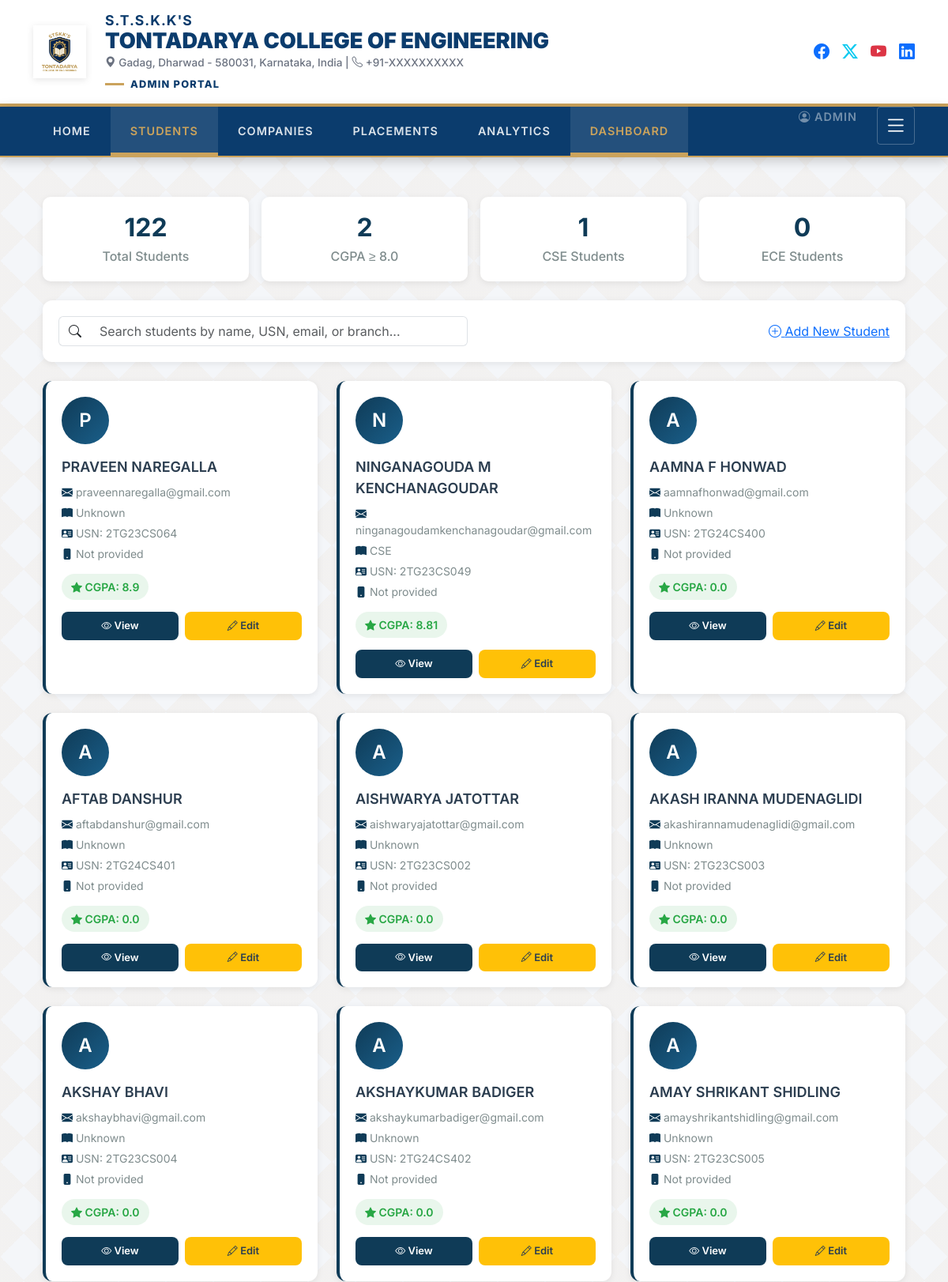
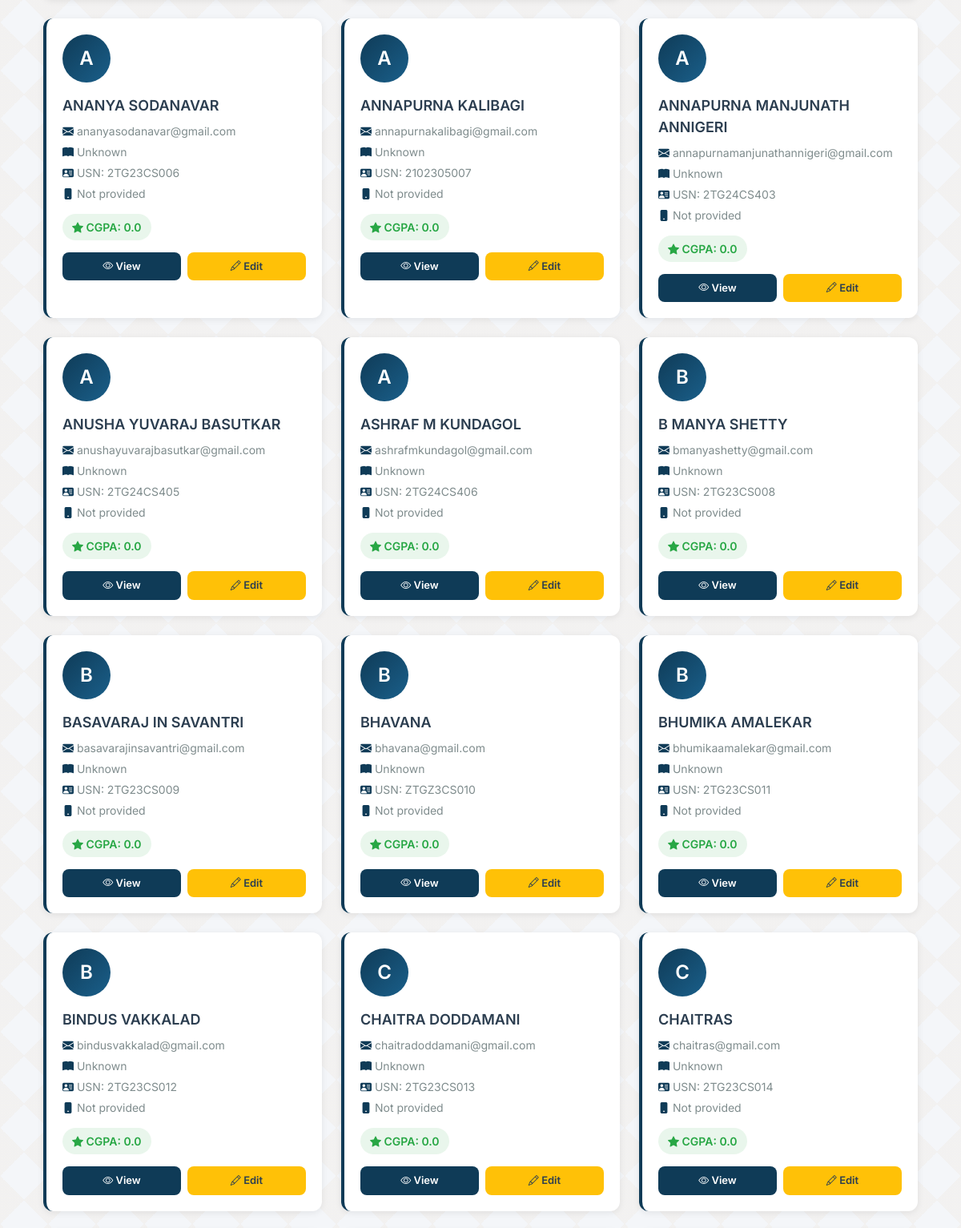
The app's page /dashboard/students/ (signed in, upper part) with its own data (2 pictures, top to bottom).
### core/models.py (models this page shows, shortened)
class Student(models.Model):
    name = models.CharField(max_length=100)
    email = models.EmailField(unique=True, db_index=True)
    branch = models.CharField(max_length=50, db_index=True)
    cgpa = models.FloatField(
        default=0,
        validators=[MinValueValidator(0.0), MaxValueValidator(10.0)],
        db_index=True
    )
    resume = models.FileField(
        upload_to='resumes/%Y/%m/',
        null=True,
        blank=True,
        validators=[FileExtensionValidator(allowed_extensions=['pdf', 'doc', 'docx'])]
    )
    phone = models.CharField(max_length=15, blank=True, null=True)
    usn = models.CharField(max_length=50, blank=True, null=True, unique=True, db_index=True)
    password = models.CharField(max_length=128, blank=True, help_text='Hashed student login password; initially set from the USN.')
    linkedin = models.URLField(blank=True, null=True, help_text="LinkedIn profile URL")
    github = models.URLField(blank=True, null=True, help_text="GitHub profile URL")
    leetcode = models.URLField(blank=True, null=True, help_text="LeetCode profile URL")
    hackerrank = models.URLField(blank=True, null=True, help_text="HackerRank profile URL")
    headline = models.CharField(max_length=255, blank=True, null=True, help_text="Professional headline (e.g. Aspiring Software Engineer)")
    profile_picture = models.ImageField(
        upload_to='profiles/%Y/%m/',
        null=True,
        blank=True,
        validators=[FileExtensionValidator(allowed_extensions=['jpg', 'jpeg', 'png'])]
    )
    skills = models.TextField(
        blank=True,
        help_text="Comma-separated skills (e.g. python, sql, dsa)"
    )
    aptitude_score = models.FloatField(
        default=0.0,
        validators=[MinValueValidator(0.0), MaxValueValidator(100.0)],
        help_text="Aptitude score as a percentage"
    )
    technical_score = models.FloatField(
        default=0.0,
        validators=[MinValueValidator(0.0), MaxValueValidator(100.0)],
        help_text="Technical score as a percentage"
    )
    communication_score = models.FloatField(
        default=0.0,
        validators=[MinValueValidator(0.0), MaxValueValidator(100.0)],
        help_text="Communication score as a percentage"
    )
    overall_readiness_score = models.FloatField(
        default=0.0,
        validators=[MinValueValidator(0.0), MaxValueValidator(100.0)],
        help_text="Overall readiness score (average of aptitude, technical and communication)"
    )
    bio = models.TextField(blank=True, null=True)
    created_at = models.DateTimeField(default=timezone.now)
    updated_at = models.DateTimeField(auto_now=True)
    class Meta:
        ordering = ['-cgpa', 'name']
        indexes = [
            models.Index(fields=['branch', 'cgpa']),
        ]

### core/views.py (the view)
# urls.py: path('dashboard/students/', views.dashboard_students, name='dashboard_students'),
@role_required(['admin'])
def dashboard_students(request):
    students = Student.objects.all()
    context = {
        'students': students,
        'high_cgpa_count': students.filter(cgpa__gte=8.0).count(),
        'cse_count': students.filter(branch='CSE').count(),
        'ece_count': students.filter(branch='ECE').count(),
    }
    return render(request, 'core/dashboard_students.html', context)

### core/templates/core/dashboard_students.html (shortened to what this page needs)
{% extends "core/base.html" %}
{% block content %}
<div class="container-fluid">
    <div class="stats-summary">
        <div class="stat-box">
            <h3>{{ students.count }}</h3>
            <p>Total Students</p>
        </div>
        <div class="stat-box">
            <h3>{{ high_cgpa_count }}</h3>
            <p>CGPA ≥ 8.0</p>
        </div>
        <div class="stat-box">
            <h3>{{ cse_count }}</h3>
            <p>CSE Students</p>
        </div>
        <div class="stat-box">
            <h3>{{ ece_count }}</h3>
            <p>ECE Students</p>
        </div>
    </div>
    <div class="search-container">
        <div class="row g-3 align-items-center">
            <div class="col-md-6">
                <div class="input-group">
                    <span class="input-group-text bg-white border-end-0">
                        <i class="bi bi-search"></i>
                    </span>
                    <input type="text"
                           class="form-control border-start-0"
                           id="studentSearch"
                           placeholder="Search students by name, USN, email, or branch...">
                </div>
            </div>
            <div class="col-md-6 text-md-end">
                <a href="{% url 'add_student' %}" class="btn-primary-custom">
                    <i class="bi bi-plus-circle"></i> Add New Student
                </a>
            </div>
        </div>
    </div>
    <div class="row g-4" id="studentsGrid">
        {% for student in students %}
        <div class="col-lg-4 col-md-6 student-item">
            <div class="student-card">
                <div class="student-avatar">
                    {{ student.name|slice:":1"|upper }}
                </div>
                <div class="student-name">{{ student.name }}</div>
                <div class="student-info">
                    <i class="bi bi-envelope-fill"></i> {{ student.email }}
                </div>
                <div class="student-info">
                    <i class="bi bi-book-fill"></i> {{ student.branch }}
                </div>
                <div class="student-info">
                    <i class="bi bi-person-vcard-fill"></i> USN: {{ student.usn|default:"-" }}
                </div>
                <div class="student-info">
                    <i class="bi bi-phone-fill"></i> {{ student.phone|default:"Not provided" }}
                </div>
                <div class="cgpa-badge">
                    <i class="bi bi-star-fill"></i> CGPA: {{ student.cgpa }}
                </div>
                <div class="action-btns">
                    <a href="{% url 'student_detail' student.id %}"
                       class="action-btn btn-view">
                        <i class="bi bi-eye"></i> View
                    </a>
                    <a href="{% url 'edit_student' student.id %}"
                       class="action-btn btn-edit">
                        <i class="bi bi-pencil"></i> Edit
                    </a>
                </div>
            </div>
        </div>
        {% endfor %}
    </div>
</div>
{% endblock %}

### core/templates/core/base.html (style rules this page uses)
:root { --rv-navy: #0b3c6d; --rv-gold: #CBA35C; --rv-dark-navy: #08102B; --text-dark: #1f2937; --text-light: #6b7280; --bg-light: #f4f6f9; }
body { font-family: 'Inter', sans-serif; background-color: var(--bg-light); background-image: linear-gradient(45deg, rgba(203, 163, 92, 0.05) 25%, transparent 25%, transparent 75%, rgba(203, 163, 92, 0.05) 75%, rgba(203, 163, 92, 0.05)), linear-gradient(-45deg, rgba(203, 163, 92, 0.05) 25%, transparent 25%, transparent 75%, rgba(203, 163, 92, 0.05) 75%, rgba(203, 163, 92, 0.05)); background-size: 60px 60px; color: var(--text-dark); overflow-x: hidden; }

### core/templates/core/dashboard_students.html (style rules this page uses)
.search-container { background: white; border-radius: 12px; padding: 20px; box-shadow: 0 2px 8px rgba(0,0,0,0.08); margin-bottom: 24px; }
.student-card { background: white; border-radius: 12px; padding: 20px; box-shadow: 0 2px 8px rgba(0,0,0,0.08); transition: all 0.3s ease; border-left: 4px solid #0f3b57; height: 100%; }
.student-avatar { width: 60px; height: 60px; border-radius: 50%; background: linear-gradient(135deg, #0f3b57 0%, #1a5f8a 100%); display: flex; align-items: center; justify-content: center; color: white; font-size: 24px; font-weight: 600; margin-bottom: 15px; }
.student-name { font-size: 18px; font-weight: 600; color: #2c3e50; margin-bottom: 8px; }
.student-info { font-size: 14px; color: #7f8c8d; margin-bottom: 5px; }
.student-info i { width: 20px; color: #0f3b57; }
.cgpa-badge { display: inline-block; padding: 6px 12px; border-radius: 20px; background: rgba(40,167,69,0.1); color: #28a745; font-weight: 600; font-size: 14px; margin-top: 10px; }
.action-btns { display: flex; gap: 8px; margin-top: 15px; }
.action-btn { padding: 8px 16px; border-radius: 8px; font-size: 13px; font-weight: 600; text-decoration: none; transition: all 0.2s ease; flex: 1; text-align: center; }
.btn-view { background: #0f3b57; color: white; }
.btn-edit { background: #ffc107; color: #2c3e50; }
.stats-summary { display: grid; grid-template-columns: repeat(auto-fit, minmax(200px, 1fr)); gap: 16px; margin-bottom: 24px; }
.stat-box { background: white; padding: 20px; border-radius: 10px; box-shadow: 0 2px 8px rgba(0,0,0,0.08); text-align: center; }
.stat-box h3 { font-size: 32px; font-weight: 700; color: #0f3b57; margin: 0; }
.stat-box p { margin: 5px 0 0; color: #7f8c8d; font-weight: 500; }

### records on screen
Student: name "P", name "PRAVEEN NAREGALLA", email "praveennaregalla@gmail.com", branch "Unknown", usn "2TG23CS064", phone "Not provided", cgpa "8.9"
Student: name "N", name "NINGANAGOUDA M KENCHANAGOUDAR", email "ninganagoudamkenchanagoudar@gmail.com", branch "CSE", usn "2TG23CS049", phone "Not provided", cgpa "8.81"
Student: name "A", name "AAMNA F HONWAD", email "aamnafhonwad@gmail.com", branch "Unknown", usn "2TG24CS400", phone "Not provided", cgpa "0.0"
Student: name "A", name "AFTAB DANSHUR", email "aftabdanshur@gmail.com", branch "Unknown", usn "2TG24CS401", phone "Not provided", cgpa "0.0"
Student: name "A", name "AISHWARYA JATOTTAR", email "aishwaryajatottar@gmail.com", branch "Unknown", usn "2TG23CS002", phone "Not provided", cgpa "0.0"
Student: name "A", name "AKASH IRANNA MUDENAGLIDI", email "akashirannamudenaglidi@gmail.com", branch "Unknown", usn "2TG23CS003", phone "Not provided", cgpa "0.0"
Student: name "A", name "AKSHAY BHAVI", email "akshaybhavi@gmail.com", branch "Unknown", usn "2TG23CS004", phone "Not provided", cgpa "0.0"
Student: name "A", name "AKSHAYKUMAR BADIGER", email "akshaykumarbadiger@gmail.com", branch "Unknown", usn "2TG24CS402", phone "Not provided", cgpa "0.0"
Student: name "A", name "AMAY SHRIKANT SHIDLING", email "amayshrikantshidling@gmail.com", branch "Unknown", usn "2TG23CS005", phone "Not provided", cgpa "0.0"
Student: name "A", name "ANANYA SODANAVAR", email "ananyasodanavar@gmail.com", branch "Unknown", usn "2TG23CS006", phone "Not provided", cgpa "0.0"
Student: name "A", name "ANNAPURNA KALIBAGI", email "annapurnakalibagi@gmail.com", branch "Unknown", usn "2102305007", phone "Not provided", cgpa "0.0"
Student: name "A", name "ANNAPURNA MANJUNATH ANNIGERI", email "annapurnamanjunathannigeri@gmail.com", branch "Unknown", usn "2TG24CS403", phone "Not provided", cgpa "0.0"
Student: name "A", name "ANUSHA YUVARAJ BASUTKAR", email "anushayuvarajbasutkar@gmail.com", branch "Unknown", usn "2TG24CS405", phone "Not provided", cgpa "0.0"
Student: name "A", name "ASHRAF M KUNDAGOL", email "ashrafmkundagol@gmail.com", branch "Unknown", usn "2TG24CS406", phone "Not provided", cgpa "0.0"
Student: name "B", name "B MANYA SHETTY", email "bmanyashetty@gmail.com", branch "Unknown", usn "2TG23CS008", phone "Not provided", cgpa "0.0"
Student: name "B", name "BASAVARAJ IN SAVANTRI", email "basavarajinsavantri@gmail.com", branch "Unknown", usn "2TG23CS009", phone "Not provided", cgpa "0.0"
Student: name "B", name "BHAVANA", email "bhavana@gmail.com", branch "Unknown", usn "ZTGZ3CS010", phone "Not provided", cgpa "0.0"
Student: name "B", name "BHUMIKA AMALEKAR", email "bhumikaamalekar@gmail.com", branch "Unknown", usn "2TG23CS011", phone "Not provided", cgpa "0.0"
Student: name "B", name "BINDUS VAKKALAD", email "bindusvakkalad@gmail.com", branch "Unknown", usn "2TG23CS012", phone "Not provided", cgpa "0.0"
Student: name "C", name "CHAITRA DODDAMANI", email "chaitradoddamani@gmail.com", branch "Unknown", usn "2TG23CS013", phone "Not provided", cgpa "0.0"
Student: name "C", name "CHAITRAS", email "chaitras@gmail.com", branch "Unknown", usn "2TG23CS014", phone "Not provided", cgpa "0.0"

### other values on screen
{{ request.session.role|capfirst }} "ADMIN"
{{ students.count }} "122"
{{ high_cgpa_count }} "2"
{{ cse_count }} "1"
{{ ece_count }} "0"
